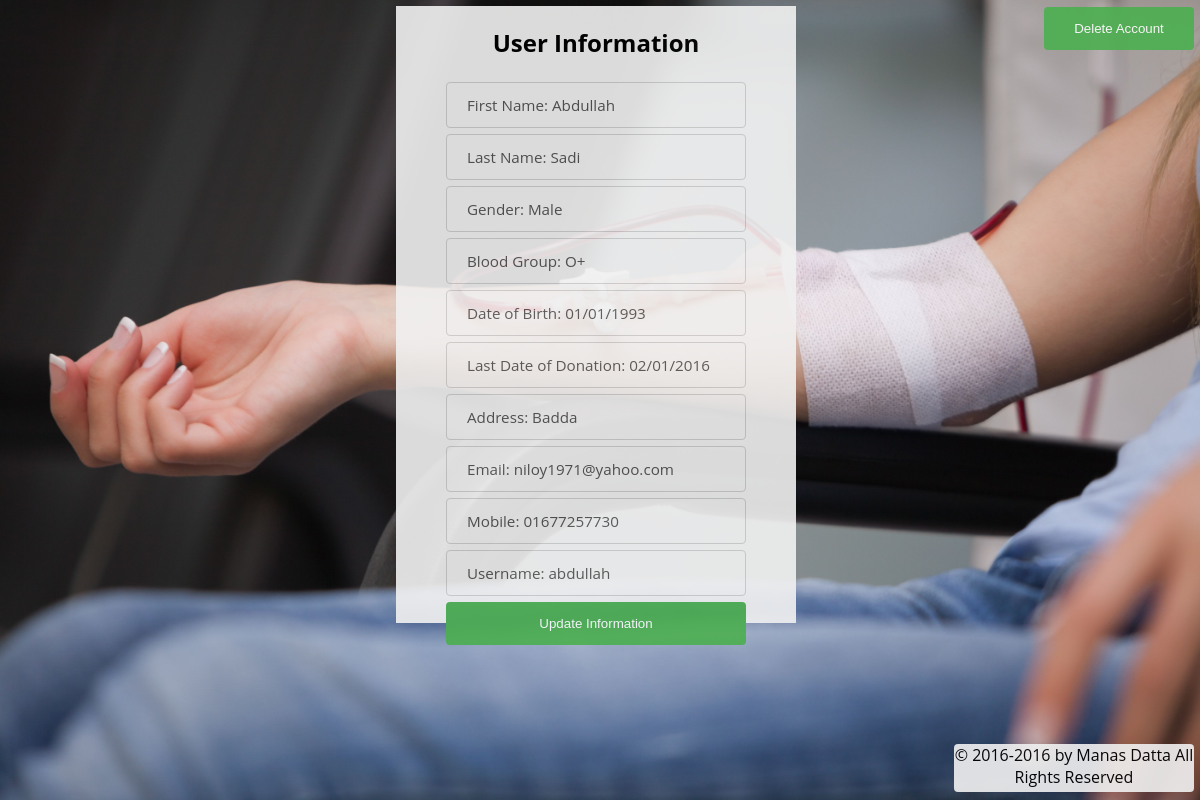
Page /profile.php (signed in) on the committed database.
### tables this page shows
CREATE TABLE `bdms` (
  `fname` varchar(50) NOT NULL,
  `lname` varchar(50) NOT NULL,
  `dob` varchar(10) NOT NULL,
  `dod` varchar(10) DEFAULT NULL,
  `gender` varchar(10) NOT NULL,
  `blood` varchar(10) NOT NULL,
  `address` varchar(100) NOT NULL,
  `email` varchar(50) NOT NULL,
  `phone` varchar(25) NOT NULL,
  `username` varchar(25) NOT NULL,
  `password` varchar(25) NOT NULL
);

### profile.php (the view, shortened to what this page needs)
<?php
		$dbhost="localhost";
		$dbuser="root";
		$dbpass="";
		$dbname="bdmsdb";
		$connection=mysqli_connect($dbhost,$dbuser,$dbpass,$dbname);
	$userpk=$_SESSION['userpk'];
	$sql_super = "SELECT *FROM bdms where username='".$userpk."'";
	$result_super = $connection->query($sql_super);
	$row_detail = $result_super->fetch_assoc();
?>
<!DOCTYPE html>
<html>
<head>
</head>
<body>
	<div class="form_area2">
		<a href="unregister.php" onclick="return confirm('Are you sure you want to delete this account?')"><button>Delete Account</button></a>
	</div>
	<div class="form_area">
	<div class="form_inner_area">
		<center><h2>User Information</h2></center>
		<input type="text" name="fname" placeholder="First Name" size="30" value="<?php echo "First Name: ".$row_detail["fname"];?>" disabled  />
		<input type="text" name="lname" placeholder="Last Name" size="30" value="<?php echo "Last Name: ".$row_detail["lname"];?>" disabled />
		<input type="text" name="gender" placeholder="Gender" size="30" value="<?php echo "Gender: ".$row_detail["gender"];?>" disabled />
		<input type="text" name="blood" placeholder="Blood" size="30" value="<?php echo "Blood Group: ".$row_detail["blood"];?>" disabled />
		<input type="text" name="dob" placeholder="DOB" size="30" value="<?php echo "Date of Birth: ".$row_detail["dob"];?>" disabled />
		<input type="text" name="dod" placeholder="DOD" size="30" value="<?php echo "Last Date of Donation: ".$row_detail["dod"];?>" disabled />
		<input type="text" name="address" placeholder="Address" size="30" value="<?php echo "Address: ".$row_detail["address"];?>" disabled />
		<input type="text" name="email" size="30" placeholder="Email" value="<?php echo "Email: ".$row_detail["email"];?>" disabled />
		<input type="text" name="phone" size="30" placeholder="Phone Number" value="<?php echo "Mobile: ".$row_detail["phone"];?>" disabled />
		<input type="text" name="username" size="30" placeholder="Username" value="<?php echo "Username: ".$row_detail["username"];?>" disabled />
		<a href="update.php"><button>Update Information</button></a>
	</div>
	</div>
		<div class="copyright">
		&copy; 2016-<?php echo date("Y");?>  by Manas Datta All Rights Reserved
	</div>
</body>
</html>

### profile.php (style rules this page uses)
body { margin:0 auto; background: url("res/images/signup.jpg") no-repeat; background-size: 100%; font-family: 'Open Sans', sans-serif; }
.form_area { position: absolute; left: 33%; top:.8%; height: 617px; width: 400px; position: absolute; background-color:#f1f1f1; opacity:.9; }
.form_inner_area { top:0%; height: 200px; width: 300px; position: absolute; left: 50px; }
button { width: 100%; background-color: #4CAF50; color: white; padding: 14px 20px; margin: 3px 0; border: none; border-radius: 4px; cursor: pointer; top:55%; }
input[type=text], select { width: 100%; padding: 12px 20px; margin: 3px 0; display: inline-block; border: 1px solid #ccc; border-radius: 4px; box-sizing: border-box; font-family: inherit; font-size: 0.95em; }
.form_area2 { top:.5%; height: 200px; width: 150px; position: absolute; right: .5%; opacity:.9; }
.form_area2 button { width: 100%; background-color: #4CAF50; color: white; padding: 14px 20px; margin: 2.5px 0; border: none; border-radius: 4px; cursor: pointer; top:45%; }
.copyright { position: absolute; height: 6%; width: 20%; position: absolute; background-color:#f1f1f1; opacity:.9; border-radius: 4px; bottom: 1%; right: .5%; text-align: center; }

### rows in the picture
bdms: fname "First Name: Abdullah", lname "Last Name: Sadi", gender "Gender: Male", blood "Blood Group: O+", dob "Date of Birth: 01/01/1993", dod "Last Date of Donation: 02/01/2016", address "Address: Badda", email "Email: niloy1971@yahoo.com", phone "Mobile: 01677257730", username "Username: abdullah"
